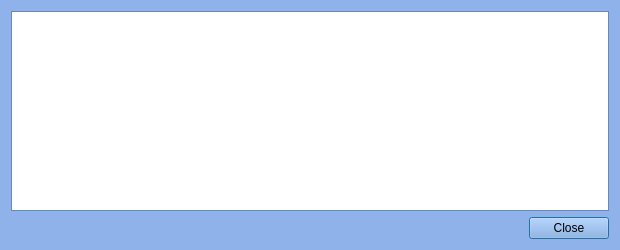
<?xml version="1.0" encoding="UTF-8"?>
<ui version="4.0">
 <class>TransactionDescDialog</class>
 <widget class="QDialog" name="TransactionDescDialog">
  <property name="geometry">
   <rect>
    <x>0</x>
    <y>0</y>
    <width>620</width>
    <height>250</height>
   </rect>
  </property>
  <property name="palette">
   <palette>
    <active>
     <colorrole role="WindowText">
      <brush brushstyle="SolidPattern">
       <color alpha="255">
        <red>0</red>
        <green>0</green>
        <blue>0</blue>
       </color>
      </brush>
     </colorrole>
     <colorrole role="Button">
      <brush brushstyle="SolidPattern">
       <color alpha="238">
        <red>135</red>
        <green>173</green>
        <blue>232</blue>
       </color>
      </brush>
     </colorrole>
     <colorrole role="Light">
      <brush brushstyle="SolidPattern">
       <color alpha="238">
        <red>241</red>
        <green>247</green>
        <blue>255</blue>
       </color>
      </brush>
     </colorrole>
     <colorrole role="Midlight">
      <brush brushstyle="SolidPattern">
       <color alpha="238">
        <red>188</red>
        <green>210</green>
        <blue>243</blue>
       </color>
      </brush>
     </colorrole>
     <colorrole role="Dark">
      <brush brushstyle="SolidPattern">
       <color alpha="238">
        <red>67</red>
        <green>86</green>
        <blue>116</blue>
       </color>
      </brush>
     </colorrole>
     <colorrole role="Mid">
      <brush brushstyle="SolidPattern">
       <color alpha="238">
        <red>90</red>
        <green>115</green>
        <blue>154</blue>
       </color>
      </brush>
     </colorrole>
     <colorrole role="Text">
      <brush brushstyle="SolidPattern">
       <color alpha="255">
        <red>0</red>
        <green>0</green>
        <blue>0</blue>
       </color>
      </brush>
     </colorrole>
     <colorrole role="BrightText">
      <brush brushstyle="SolidPattern">
       <color alpha="255">
        <red>255</red>
        <green>255</green>
        <blue>255</blue>
       </color>
      </brush>
     </colorrole>
     <colorrole role="ButtonText">
      <brush brushstyle="SolidPattern">
       <color alpha="255">
        <red>0</red>
        <green>0</green>
        <blue>0</blue>
       </color>
      </brush>
     </colorrole>
     <colorrole role="Base">
      <brush brushstyle="SolidPattern">
       <color alpha="255">
        <red>255</red>
        <green>255</green>
        <blue>255</blue>
       </color>
      </brush>
     </colorrole>
     <colorrole role="Window">
      <brush brushstyle="SolidPattern">
       <color alpha="238">
        <red>135</red>
        <green>173</green>
        <blue>232</blue>
       </color>
      </brush>
     </colorrole>
     <colorrole role="Shadow">
      <brush brushstyle="SolidPattern">
       <color alpha="255">
        <red>0</red>
        <green>0</green>
        <blue>0</blue>
       </color>
      </brush>
     </colorrole>
     <colorrole role="AlternateBase">
      <brush brushstyle="SolidPattern">
       <color alpha="246">
        <red>195</red>
        <green>214</green>
        <blue>243</blue>
       </color>
      </brush>
     </colorrole>
     <colorrole role="ToolTipBase">
      <brush brushstyle="SolidPattern">
       <color alpha="255">
        <red>255</red>
        <green>255</green>
        <blue>220</blue>
       </color>
      </brush>
     </colorrole>
     <colorrole role="ToolTipText">
      <brush brushstyle="SolidPattern">
       <color alpha="255">
        <red>0</red>
        <green>0</green>
        <blue>0</blue>
       </color>
      </brush>
     </colorrole>
    </active>
    <inactive>
     <colorrole role="WindowText">
      <brush brushstyle="SolidPattern">
       <color alpha="255">
        <red>0</red>
        <green>0</green>
        <blue>0</blue>
       </color>
      </brush>
     </colorrole>
     <colorrole role="Button">
      <brush brushstyle="SolidPattern">
       <color alpha="238">
        <red>135</red>
        <green>173</green>
        <blue>232</blue>
       </color>
      </brush>
     </colorrole>
     <colorrole role="Light">
      <brush brushstyle="SolidPattern">
       <color alpha="238">
        <red>241</red>
        <green>247</green>
        <blue>255</blue>
       </color>
      </brush>
     </colorrole>
     <colorrole role="Midlight">
      <brush brushstyle="SolidPattern">
       <color alpha="238">
        <red>188</red>
        <green>210</green>
        <blue>243</blue>
       </color>
      </brush>
     </colorrole>
     <colorrole role="Dark">
      <brush brushstyle="SolidPattern">
       <color alpha="238">
        <red>67</red>
        <green>86</green>
        <blue>116</blue>
       </color>
      </brush>
     </colorrole>
     <colorrole role="Mid">
      <brush brushstyle="SolidPattern">
       <color alpha="238">
        <red>90</red>
        <green>115</green>
        <blue>154</blue>
       </color>
      </brush>
     </colorrole>
     <colorrole role="Text">
      <brush brushstyle="SolidPattern">
       <color alpha="255">
        <red>0</red>
        <green>0</green>
        <blue>0</blue>
       </color>
      </brush>
     </colorrole>
     <colorrole role="BrightText">
      <brush brushstyle="SolidPattern">
       <color alpha="255">
        <red>255</red>
        <green>255</green>
        <blue>255</blue>
       </color>
      </brush>
     </colorrole>
     <colorrole role="ButtonText">
      <brush brushstyle="SolidPattern">
       <color alpha="255">
        <red>0</red>
        <green>0</green>
        <blue>0</blue>
       </color>
      </brush>
     </colorrole>
     <colorrole role="Base">
      <brush brushstyle="SolidPattern">
       <color alpha="255">
        <red>255</red>
        <green>255</green>
        <blue>255</blue>
       </color>
      </brush>
     </colorrole>
     <colorrole role="Window">
      <brush brushstyle="SolidPattern">
       <color alpha="238">
        <red>135</red>
        <green>173</green>
        <blue>232</blue>
       </color>
      </brush>
     </colorrole>
     <colorrole role="Shadow">
      <brush brushstyle="SolidPattern">
       <color alpha="255">
        <red>0</red>
        <green>0</green>
        <blue>0</blue>
       </color>
      </brush>
     </colorrole>
     <colorrole role="AlternateBase">
      <brush brushstyle="SolidPattern">
       <color alpha="246">
        <red>195</red>
        <green>214</green>
        <blue>243</blue>
       </color>
      </brush>
     </colorrole>
     <colorrole role="ToolTipBase">
      <brush brushstyle="SolidPattern">
       <color alpha="255">
        <red>255</red>
        <green>255</green>
        <blue>220</blue>
       </color>
      </brush>
     </colorrole>
     <colorrole role="ToolTipText">
      <brush brushstyle="SolidPattern">
       <color alpha="255">
        <red>0</red>
        <green>0</green>
        <blue>0</blue>
       </color>
      </brush>
     </colorrole>
    </inactive>
    <disabled>
     <colorrole role="WindowText">
      <brush brushstyle="SolidPattern">
       <color alpha="238">
        <red>67</red>
        <green>86</green>
        <blue>116</blue>
       </color>
      </brush>
     </colorrole>
     <colorrole role="Button">
      <brush brushstyle="SolidPattern">
       <color alpha="238">
        <red>135</red>
        <green>173</green>
        <blue>232</blue>
       </color>
      </brush>
     </colorrole>
     <colorrole role="Light">
      <brush brushstyle="SolidPattern">
       <color alpha="238">
        <red>241</red>
        <green>247</green>
        <blue>255</blue>
       </color>
      </brush>
     </colorrole>
     <colorrole role="Midlight">
      <brush brushstyle="SolidPattern">
       <color alpha="238">
        <red>188</red>
        <green>210</green>
        <blue>243</blue>
       </color>
      </brush>
     </colorrole>
     <colorrole role="Dark">
      <brush brushstyle="SolidPattern">
       <color alpha="238">
        <red>67</red>
        <green>86</green>
        <blue>116</blue>
       </color>
      </brush>
     </colorrole>
     <colorrole role="Mid">
      <brush brushstyle="SolidPattern">
       <color alpha="238">
        <red>90</red>
        <green>115</green>
        <blue>154</blue>
       </color>
      </brush>
     </colorrole>
     <colorrole role="Text">
      <brush brushstyle="SolidPattern">
       <color alpha="238">
        <red>67</red>
        <green>86</green>
        <blue>116</blue>
       </color>
      </brush>
     </colorrole>
     <colorrole role="BrightText">
      <brush brushstyle="SolidPattern">
       <color alpha="255">
        <red>255</red>
        <green>255</green>
        <blue>255</blue>
       </color>
      </brush>
     </colorrole>
     <colorrole role="ButtonText">
      <brush brushstyle="SolidPattern">
       <color alpha="238">
        <red>67</red>
        <green>86</green>
        <blue>116</blue>
       </color>
      </brush>
     </colorrole>
     <colorrole role="Base">
      <brush brushstyle="SolidPattern">
       <color alpha="238">
        <red>135</red>
        <green>173</green>
        <blue>232</blue>
       </color>
      </brush>
     </colorrole>
     <colorrole role="Window">
      <brush brushstyle="SolidPattern">
       <color alpha="238">
        <red>135</red>
        <green>173</green>
        <blue>232</blue>
       </color>
      </brush>
     </colorrole>
     <colorrole role="Shadow">
      <brush brushstyle="SolidPattern">
       <color alpha="255">
        <red>0</red>
        <green>0</green>
        <blue>0</blue>
       </color>
      </brush>
     </colorrole>
     <colorrole role="AlternateBase">
      <brush brushstyle="SolidPattern">
       <color alpha="238">
        <red>135</red>
        <green>173</green>
        <blue>232</blue>
       </color>
      </brush>
     </colorrole>
     <colorrole role="ToolTipBase">
      <brush brushstyle="SolidPattern">
       <color alpha="255">
        <red>255</red>
        <green>255</green>
        <blue>220</blue>
       </color>
      </brush>
     </colorrole>
     <colorrole role="ToolTipText">
      <brush brushstyle="SolidPattern">
       <color alpha="255">
        <red>0</red>
        <green>0</green>
        <blue>0</blue>
       </color>
      </brush>
     </colorrole>
    </disabled>
   </palette>
  </property>
  <property name="windowTitle">
   <string>Transaction details</string>
  </property>
  <layout class="QVBoxLayout" name="verticalLayout">
   <item>
    <widget class="QTextEdit" name="detailText">
     <property name="toolTip">
      <string>This pane shows a detailed description of the transaction</string>
     </property>
     <property name="readOnly">
      <bool>true</bool>
     </property>
    </widget>
   </item>
   <item>
    <widget class="QDialogButtonBox" name="buttonBox">
     <property name="orientation">
      <enum>Qt::Horizontal</enum>
     </property>
     <property name="standardButtons">
      <set>QDialogButtonBox::Close</set>
     </property>
    </widget>
   </item>
  </layout>
 </widget>
 <resources/>
 <connections>
  <connection>
   <sender>buttonBox</sender>
   <signal>accepted()</signal>
   <receiver>TransactionDescDialog</receiver>
   <slot>accept()</slot>
   <hints>
    <hint type="sourcelabel">
     <x>248</x>
     <y>254</y>
    </hint>
    <hint type="destinationlabel">
     <x>157</x>
     <y>274</y>
    </hint>
   </hints>
  </connection>
  <connection>
   <sender>buttonBox</sender>
   <signal>rejected()</signal>
   <receiver>TransactionDescDialog</receiver>
   <slot>reject()</slot>
   <hints>
    <hint type="sourcelabel">
     <x>316</x>
     <y>260</y>
    </hint>
    <hint type="destinationlabel">
     <x>286</x>
     <y>274</y>
    </hint>
   </hints>
  </connection>
 </connections>
</ui>
